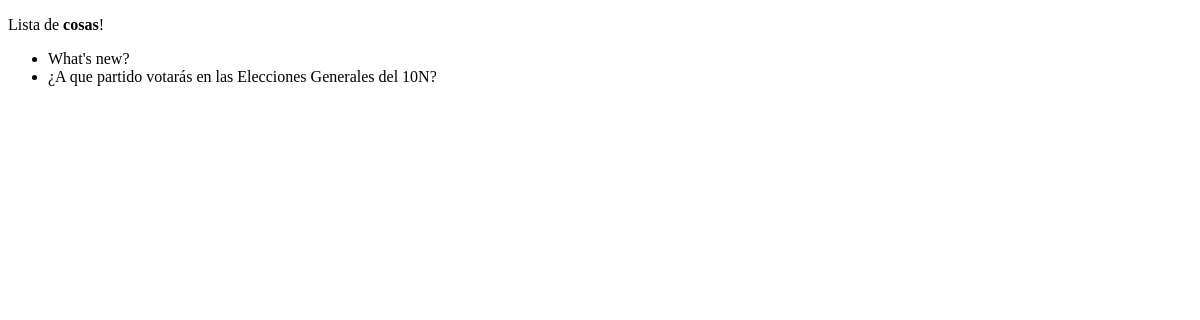
Before: /polls/exampleList/ with the older database file.
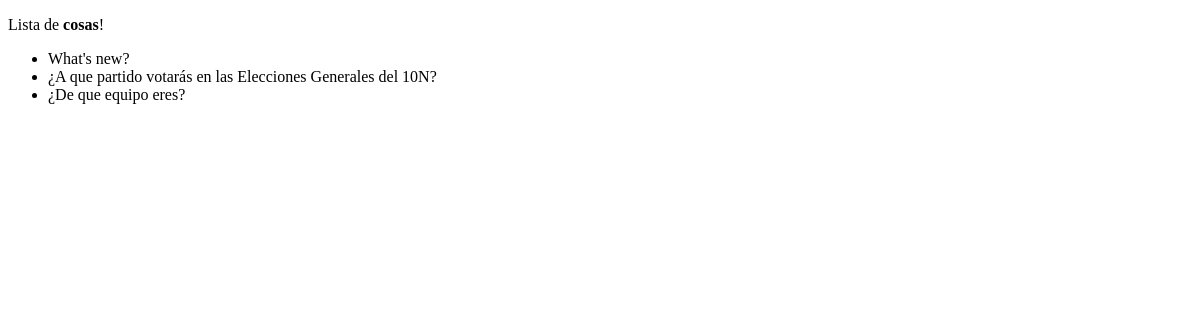
After: the same page with the newer database file.
### polls/models.py (models this page shows, shortened)
class Question(models.Model):
    question_text = models.CharField(max_length=200)
    pub_date = models.DateTimeField('date published')
    def __str__(self):
        return self.question_text

### polls/views.py (the view)
# urls.py: path('exampleList/', views.exampleList, name='example'),
def exampleList(request):
    list = Question.objects.all()
    return render(request, "example.html",
        {
            "type":"cosas",
            "elements":list
        }
    )

### polls/templates/example.html (shortened to what this page needs)
<!DOCTYPE html>
<html lang="en" dir="ltr">
  <head>
  </head>
  <body>
    <p>Lista de <b>{{ type }}</b>!</p>
    <ul>
      {% for element in elements %}
        <li> {{ element }}</li>
      {% endfor %}
    </ul>
  </body>
</html>

Changed rows visible on the page:
added Question: question_text "¿De que equipo eres?"
